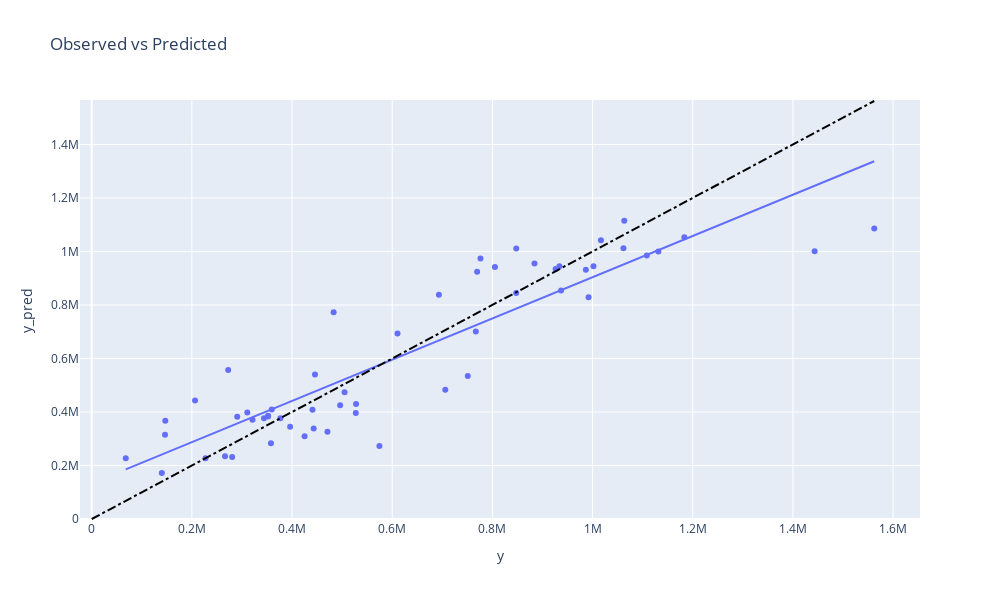

Notebook code cell kept with this figure:
### Code cell
def actual_vs_predicted(df, observed_col, predicted_col, title='Observed vs Predicted', hover_data=['ay', 'dev', 'cal'], height=600, width=1000, trendline='ols'):
    #
    fig = px.scatter(df, x=observed_col, y=predicted_col, title=title,
                     hover_data=hover_data, height=height, width=width,
                     trendline=trendline)
    fig.add_shape(
        type="line",
        x0=0,
        y0=0,
        x1=df.y.max(),
        y1=df.y.max(),
        name='Line of Equality',
        line=dict(
            color="black",
            width=2,
            dash="dashdot",
        ),
    )

    fig.update_layout(
        legend=dict(
            yanchor="top",
            y=0.99,
            xanchor="left",
            x=0.01
        )
    )

    

    return fig

# fig = px.scatter(testdf, x='y', y='y_pred', title='y vs y_pred', color='ay', hover_data=['ay', 'dev', 'cal'], height=600, width=1000, trendline='ols')

# # add a 45 degree line
# fig.add_shape(
#     type="line",
#     x0=0,
#     y0=0,
#     x1=testdf.y.max(),
#     y1=testdf.y.max(),
#     line=dict(
#         color="black",
#         width=2,
#         dash="dashdot",
#     ),
# )

# fig.show()

actual_vs_predicted(testdf, 'y', 'y_pred', 'Observed vs Predicted', ['ay', 'dev', 'cal'], 600, 1000, 'ols')

### Figure 1 — Plotly figure (JSON) as saved in the notebook; plotly's stock layout.template omitted (floating-point values rounded to 4 significant figures; data arrays with more than 128 entries replaced by an {"elided": "..."} marker saying what was removed)
{"data": [{"customdata": {"elided": "55x3 int values"}, "hovertemplate": "y=%{x}<br>y_pred=%{y}<br>ay=%{customdata[0]}<br>dev=%{customdata[1]}<br>cal=%{customdata[2]}<extra></extra>", "legendgroup": "", "marker": {"color": "#636efa", "symbol": "circle"}, "mode": "markers", "name": "", "orientation": "v", "showlegend": false, "type": "scatter", "x": [357848, 352118, 290507, 310608, 443160, 396132, 440832, 359480, 376686, 344014, 766940, 884021, 1001799, 1108250, 693190, 937085, 847631, 1061648, 986608, 610542, 933894, 926219, 776189, 991983, 847498, 1131398, 1443370, 482940, 1183289, 1016654, 1562400, 769488, 805037, 1063269, 527326, 445745, 750816, 272482, 504851, 705960, 574398, 320996, 146923, 352053, 470639, 146342, 527804, 495992, 206286, 139950, 266172, 280405, 227229, 425046, 67948], "xaxis": "x", "y": [283300.0, 386000.0, 381800.0, 398000.0, 338600.0, 345200.0, 408700.0, 409100.0, 376700.0, 376700.0, 700900.0, 955000.0, 944700.0, 984700.0, 837800.0, 854100.0, 1011000.0, 1012000.0, 932000.0, 693000.0, 944300.0, 934000.0, 973600.0, 828400.0, 844500.0, 999900.0, 1001000.0, 772900.0, 1053000.0, 1042000.0, 1086000.0, 924000.0, 941900.0, 1115000.0, 396300.0, 540100.0, 534200.0, 556800.0, 473800.0, 483000.0, 272600.0, 371400.0, 367400.0, 383000.0, 325900.0, 315400.0, 429700.0, 425000.0, 443000.0, 171900.0, 234300.0, 231700.0, 227200.0, 309600.0, 227200.0], "yaxis": "y"}, {"hovertemplate": "<b>OLS trendline</b><br>y_pred = 0.770468 * y + 133414<br>R<sup>2</sup>=0.805356<br><br>y=%{x}<br>y_pred=%{y} <b>(trend)</b><extra></extra>", "legendgroup": "", "marker": {"color": "#636efa", "symbol": "circle"}, "mode": "lines", "name": "", "showlegend": false, "type": "scatter", "x": [67948, 139950, 146342, 146923, 206286, 227229, 266172, 272482, 280405, 290507, 310608, 320996, 344014, 352053, 352118, 357848, 359480, 376686, 396132, 425046, 440832, 443160, 445745, 470639, 482940, 495992, 504851, 527326, 527804, 574398, 610542, 693190, 705960, 750816, 766940, 769488, 776189, 805037, 847498, 847631, 884021, 926219, 933894, 937085, 986608, 991983, 1001799, 1016654, 1061648, 1063269, 1108250, 1131398, 1183289, 1443370, 1562400], "xaxis": "x", "y": [185800.0, 241200.0, 246200.0, 246600.0, 292400.0, 308500.0, 338500.0, 343400.0, 349500.0, 357200.0, 372700.0, 380700.0, 398500.0, 404700.0, 404700.0, 409100.0, 410400.0, 423600.0, 438600.0, 460900.0, 473100.0, 474900.0, 476800.0, 496000.0, 505500.0, 515600.0, 522400.0, 539700.0, 540100.0, 576000.0, 603800.0, 667500.0, 677300.0, 711900.0, 724300.0, 726300.0, 731400.0, 753700.0, 786400.0, 786500.0, 814500.0, 847000.0, 852900.0, 855400.0, 893600.0, 897700.0, 905300.0, 916700.0, 951400.0, 952600.0, 987300.0, 1005000.0, 1045000.0, 1245000.0, 1337000.0], "yaxis": "y"}], "layout": {"height": 600, "legend": {"tracegroupgap": 0, "x": 0.01, "xanchor": "left", "y": 0.99, "yanchor": "top"}, "shapes": [{"line": {"color": "black", "dash": "dashdot", "width": 2}, "name": "Line of Equality", "type": "line", "x0": 0, "x1": 1562400, "y0": 0, "y1": 1562400}], "title": {"text": "Observed vs Predicted"}, "width": 1000, "xaxis": {"anchor": "y", "domain": [0, 1], "title": {"text": "y"}}, "yaxis": {"anchor": "x", "domain": [0, 1], "title": {"text": "y_pred"}}}}
